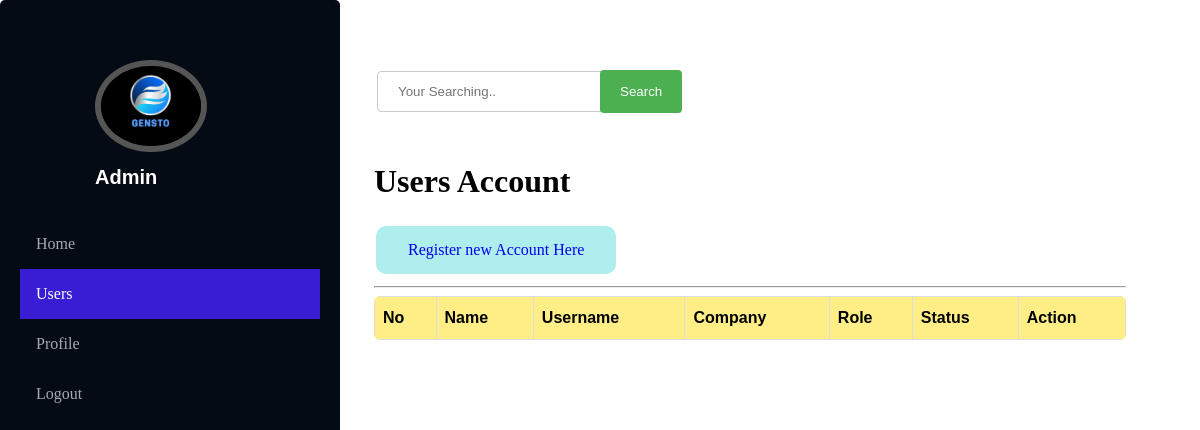
The app's page /User (signed in), older data.
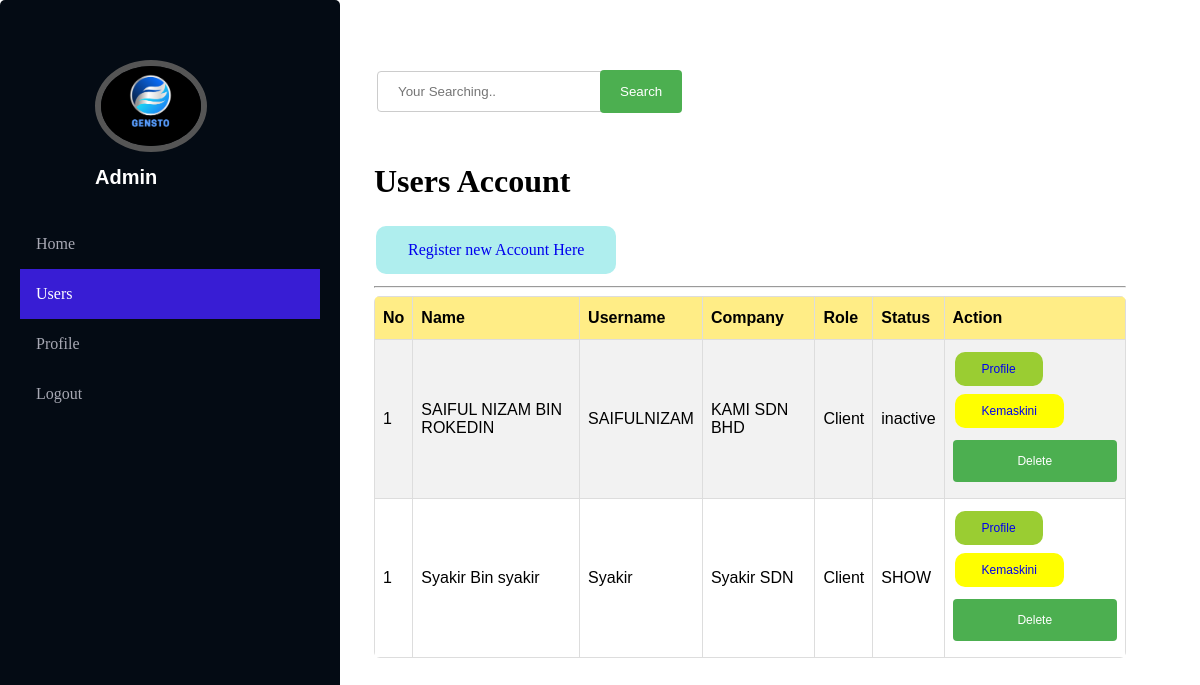
The same page, newer data.
### tables this page shows
CREATE TABLE `company` (
  `id` int(11) NOT NULL,
  `nama` varchar(255) NOT NULL,
  `address` varchar(500) NOT NULL,
  `termsandconditions` varchar(500) NOT NULL,
  `userid` int(11) NOT NULL
);

CREATE TABLE `user` (
  `id` int(11) NOT NULL,
  `username` varchar(255) NOT NULL,
  `email` varchar(255) NOT NULL,
  `password` varchar(255) NOT NULL,
  `role` varchar(255) NOT NULL,
  `isdelete` varchar(255) DEFAULT 'SHOW',
  `name` varchar(255) DEFAULT NULL
);

### app/core/Controller.php (called while the page is built, shortened)
<?php
class Controller{
    public function view($view,$data=[]){
        require_once './app/views/'.$view.'.php';
    }
}

### app/controllers/User.php (called while the page is built, shortened)
<?php
class User extends Controller{
      private $host = DB_HOST;
    private $user = DB_USER;
    private $password = DB_PASSWORD;
    private $database = DB_NAME;
    public function __construct()
    {
        $user=$this->user;
        $host=$this->host;
        $password=$this->password;
        $database=$this->database;
        $conn = mysqli_connect($host,$user,$password,$database);
        $this->conn=$conn;
    }
    public function index(){
        if($_POST){
            $name=$_POST['search'];
            $data['search']=$_POST['search'];
            $sql = "SELECT * from user  inner join company on company.userid = user.id where name like '$name' ";
            $data['result'] = $this->conn->query($sql);
        }else{
            $sql = "SELECT * from user  inner join company on company.userid = user.id ";
            $data['result'] = $this->conn->query($sql);
        }
        $this->view('Components/header');
        $this->view('User/index',$data);
        $this->view('Components/footer');
    }
}

### app/core/App.php (called while the page is built, shortened)
<?php
class App{
    public $method = 'index';
    public $params = [];
    public function __construct(){
     $this->controller = new $this->controller;
    call_user_func_array([$this->controller,$this->method],$this->params);
    }
}

### index.php (called while the page is built, shortened)
<?php
$app = new App;

### app/views/User/index.php (the view, shortened to what this page needs)
<div class="content">
   <div style="padding:50px">
   <form action="<?=baseurl?>user" method="post">
    <table>
        <tr>
            <td><input type="text" id="search" name="search" placeholder="Your Searching.."></td>
            <td><input type="submit" value="Search"></td>
        </tr>
    </table>
   </form>
   <br>
   <h1>Users Account</h1>
   <a class="new" href="<?=baseurl?>user/register">Register new Account Here</a>
   <br>
   <hr>
<table id="users">
  <tr>
    <th>No</th>
    <th>Name</th>
    <th>Username</th>
    <th>Company</th>
    <th>Role</th>
    <th>Status</th>
    <th>Action</th>
  </tr>
  <?php
  if($data['result']!=null){
    while($key=$data['result']->fetch_assoc())
    {
  ?>
  <tr>
    <td>1</td>
    <td><?=$key['name']?></td>
    <td><?=$key['username']?></td>
    <td><?=$key['nama']?></td>
    <td><?=$key['role']?></td>
    <td><?=$key['isdelete']?></td>
    <td>
        <a class="profile" href="<?=baseurl?>user/profile/<?=$key['userid']?>">Profile</a>
        <a class="kemaskini"  href="<?=baseurl?>user/kemaskini/<?=$key['userid']?>">Kemaskini</a>
        <form action="<?=baseurl?>user/delete" method="POST" onsubmit="return confirm('Are you sure you want to submit this form?');">
        <input type="submit" class="delete" value="Delete" />
        </form>
    </td>
  </tr>
  <?php } }else{
    echo "<tr>
    <td colspan='7'>No data is found</td>
    </tr>";
  }?>
</table>
   </div>
   <br><br>
</div>

### app/views/Components/header.php (shortened to what this page needs)
<!DOCTYPE html>
<html lang="en">
<head>
    <link rel="stylesheet" href="<?=baseurl?>css/style.css">
</head>
<body>
    <div class="sidebar">
        <div class="mypic">
            <img src="<?=baseurl?>img/logo.png" style=" border-radius: 50%;" width="100px" >
            <h4><?= $_SESSION['username']?></h4>
        </div>
       <?php
       $url =$_GET['url'];
       $url=explode("/",$url);
       $role = $_SESSION['role'];
       ?>
       <?php if($role=='Admin'){?>
        <a  href="<?=baseurl?>Dashboard"  <?php if( ucfirst($url[0])=='Dashboard')echo "class='active'"?>>Home</a>
        <a  href="<?=baseurl?>User" <?php if( ucfirst($url[0])=='User')echo "class='active'"?>>Users</a>
        <?php } ?>
          <a href="<?=baseurl?>Users" <?php if( ucfirst($url[0])=='Users')echo "class='active'"?>>Profile</a>
       <a href="<?=baseurl?>Auth/logout">Logout</a>
    </div>

### css/style.css (style rules this page uses)
.sidebar { position: fixed; top: 0; left: 0; bottom: 0; width: 300px; background-color: #040b14; position: fixed; height: 100%; overflow: auto; }
.sidebar a { display: block; color: #a8a9b4; padding: 16px; text-decoration: none; }
.sidebar a.active { background-color: #381dd4; color: white; }
.mypic { display: block; margin-top: 20px; margin-left: auto; margin-right: auto; width: 50%; }
.mypic img { margin-bottom: 10px; border: 6px solid #555; }
.mypic h4 { color: white; font-size: 20px; margin: 0; padding: 0; font-weight: 600; font-family: "Poppins", sans-serif; margin-bottom: 10px; }
div.content { margin-left: 300px; padding: 1px 16px; height: 1000px; }
input[type=text], select { width: 100%; padding: 12px 20px; margin: 8px 0; display: inline-block; border: 1px solid #ccc; border-radius: 4px; box-sizing: border-box; }
input[type=submit] { width: 100%; background-color: #040b14; color: white; padding: 14px 20px; margin: 8px 0; border: none; border-radius: 4px; cursor: pointer; }

### app/views/User/index.php (style rules this page uses)
#users { font-family: Arial, Helvetica, sans-serif; border-spacing: 1; border-collapse: collapse; background:white; border-radius:6px; overflow:hidden; width:100%; margin:0 auto; position:relative; }
#users td, #users th { border: 1px solid #ddd; padding: 8px; }
#users tr:nth-child(even) { background-color: #f2f2f2; }
#users th { padding-top: 12px; padding-bottom: 12px; text-align: left; background:#FFED86; color: black; }
input[type=text], select { width: 100%; padding: 12px 20px; margin: 8px 0; display: inline-block; border: 1px solid #ccc; border-radius: 4px; box-sizing:unset!important; }
input[type=submit] { width: 100%; background-color: #4CAF50; color: white; padding: 14px 20px; margin: 8px 0; border: none; border-radius: 4px; cursor: pointer; }
div { border-radius: 5px; padding: 20px; }
.new { background-color: paleturquoise; border: none; padding: 15px 32px; text-align: center; text-decoration: none; display: inline-block; font-size: 16px; margin: 4px 2px; cursor: pointer; border-radius: 10px; }
.profile { background-color: yellowgreen; border: none; padding: 10px 27px; text-align: center; text-decoration: none; display: inline-block; font-size: 12px; margin: 4px 2px; cursor: pointer; border-radius: 10px; }
.kemaskini { background-color: yellow; border: none; padding: 10px 27px; text-align: center; text-decoration: none; display: inline-block; font-size: 12px; margin: 4px 2px; cursor: pointer; border-radius: 10px; }
.delete { background-color: red; border: none; padding: 10px 27px; text-align: center; text-decoration: none; display: inline-block; font-size: 12px; margin: 4px 2px; cursor: pointer; border-radius: 10px; }

Row changes from the older to the newer data that the page shows:
added company: userid.name "SAIFUL NIZAM BIN ROKEDIN", userid.username "SAIFULNIZAM", nama "KAMI SDN BHD", userid.role "Client", userid.isdelete "inactive"
added company: userid.name "Syakir Bin syakir", userid.username "Syakir", nama "Syakir SDN", userid.role "Client", userid.isdelete "SHOW"
